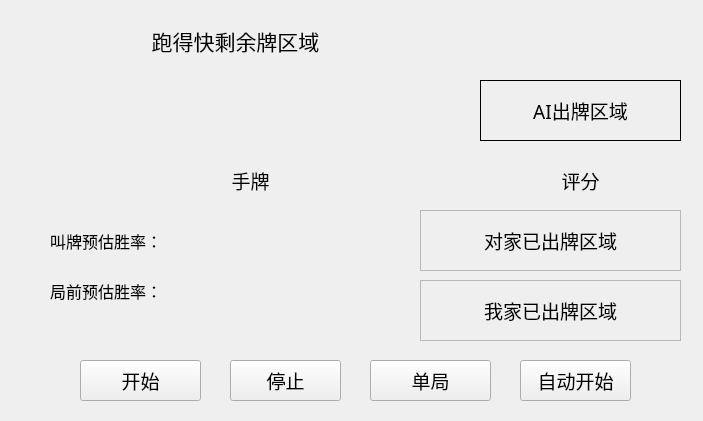
<?xml version="1.0" encoding="UTF-8"?>
<ui version="4.0">
 <class>Form</class>
 <widget class="QWidget" name="Form">
  <property name="geometry">
   <rect>
    <x>0</x>
    <y>0</y>
    <width>703</width>
    <height>421</height>
   </rect>
  </property>
  <property name="font">
   <font>
    <family>Arial</family>
    <pointsize>9</pointsize>
    <weight>75</weight>
    <italic>false</italic>
    <bold>true</bold>
   </font>
  </property>
  <property name="windowTitle">
   <string>Hi</string>
  </property>
  <property name="windowOpacity">
   <double>1.000000000000000</double>
  </property>
  <widget class="QLabel" name="WinRate">
   <property name="geometry">
    <rect>
     <x>480</x>
     <y>150</y>
     <width>201</width>
     <height>61</height>
    </rect>
   </property>
   <property name="font">
    <font>
     <family>等线</family>
     <pointsize>14</pointsize>
     <weight>50</weight>
     <italic>false</italic>
     <bold>false</bold>
    </font>
   </property>
   <property name="text">
    <string>评分</string>
   </property>
   <property name="alignment">
    <set>Qt::AlignCenter</set>
   </property>
  </widget>
  <widget class="QPushButton" name="InitCard">
   <property name="geometry">
    <rect>
     <x>80</x>
     <y>360</y>
     <width>121</width>
     <height>41</height>
    </rect>
   </property>
   <property name="font">
    <font>
     <family>等线</family>
     <pointsize>14</pointsize>
     <weight>50</weight>
     <italic>false</italic>
     <bold>false</bold>
    </font>
   </property>
   <property name="styleSheet">
    <string notr="true"/>
   </property>
   <property name="text">
    <string>开始</string>
   </property>
  </widget>
  <widget class="QLabel" name="UserHandCards">
   <property name="geometry">
    <rect>
     <x>40</x>
     <y>160</y>
     <width>421</width>
     <height>41</height>
    </rect>
   </property>
   <property name="font">
    <font>
     <family>等线</family>
     <pointsize>14</pointsize>
     <weight>50</weight>
     <italic>false</italic>
     <bold>false</bold>
    </font>
   </property>
   <property name="text">
    <string>手牌</string>
   </property>
   <property name="alignment">
    <set>Qt::AlignCenter</set>
   </property>
  </widget>
  <widget class="QFrame" name="LPlayer">
   <property name="geometry">
    <rect>
     <x>420</x>
     <y>210</y>
     <width>261</width>
     <height>61</height>
    </rect>
   </property>
   <property name="font">
    <font>
     <family>等线</family>
     <pointsize>9</pointsize>
     <weight>50</weight>
     <italic>false</italic>
     <bold>false</bold>
    </font>
   </property>
   <property name="frameShape">
    <enum>QFrame::StyledPanel</enum>
   </property>
   <property name="frameShadow">
    <enum>QFrame::Raised</enum>
   </property>
   <widget class="QLabel" name="LPlayedCard">
    <property name="geometry">
     <rect>
      <x>0</x>
      <y>0</y>
      <width>261</width>
      <height>61</height>
     </rect>
    </property>
    <property name="font">
     <font>
      <family>等线</family>
      <pointsize>14</pointsize>
      <weight>50</weight>
      <italic>false</italic>
      <bold>false</bold>
     </font>
    </property>
    <property name="text">
     <string>对家已出牌区域</string>
    </property>
    <property name="alignment">
     <set>Qt::AlignCenter</set>
    </property>
   </widget>
  </widget>
  <widget class="QFrame" name="RPlayer">
   <property name="geometry">
    <rect>
     <x>420</x>
     <y>280</y>
     <width>261</width>
     <height>61</height>
    </rect>
   </property>
   <property name="font">
    <font>
     <family>等线</family>
     <pointsize>16</pointsize>
     <weight>50</weight>
     <italic>false</italic>
     <bold>false</bold>
    </font>
   </property>
   <property name="frameShape">
    <enum>QFrame::StyledPanel</enum>
   </property>
   <property name="frameShadow">
    <enum>QFrame::Raised</enum>
   </property>
   <widget class="QLabel" name="RPlayedCard">
    <property name="geometry">
     <rect>
      <x>0</x>
      <y>0</y>
      <width>261</width>
      <height>61</height>
     </rect>
    </property>
    <property name="font">
     <font>
      <family>等线</family>
      <pointsize>14</pointsize>
      <weight>50</weight>
      <italic>false</italic>
      <bold>false</bold>
     </font>
    </property>
    <property name="text">
     <string>我家已出牌区域</string>
    </property>
    <property name="alignment">
     <set>Qt::AlignCenter</set>
    </property>
   </widget>
  </widget>
  <widget class="QFrame" name="Player">
   <property name="geometry">
    <rect>
     <x>480</x>
     <y>80</y>
     <width>201</width>
     <height>61</height>
    </rect>
   </property>
   <property name="font">
    <font>
     <family>等线</family>
     <pointsize>9</pointsize>
     <weight>50</weight>
     <italic>false</italic>
     <bold>false</bold>
    </font>
   </property>
   <property name="frameShape">
    <enum>QFrame::StyledPanel</enum>
   </property>
   <property name="frameShadow">
    <enum>QFrame::Raised</enum>
   </property>
   <widget class="QLabel" name="PredictedCard">
    <property name="geometry">
     <rect>
      <x>0</x>
      <y>0</y>
      <width>201</width>
      <height>61</height>
     </rect>
    </property>
    <property name="font">
     <font>
      <family>等线</family>
      <pointsize>14</pointsize>
      <weight>50</weight>
      <italic>false</italic>
      <bold>false</bold>
     </font>
    </property>
    <property name="styleSheet">
     <string notr="true"/>
    </property>
    <property name="frameShape">
     <enum>QFrame::Panel</enum>
    </property>
    <property name="lineWidth">
     <number>1</number>
    </property>
    <property name="text">
     <string>AI出牌区域</string>
    </property>
    <property name="alignment">
     <set>Qt::AlignCenter</set>
    </property>
   </widget>
  </widget>
  <widget class="QLabel" name="ThreeLandlordCards">
   <property name="geometry">
    <rect>
     <x>70</x>
     <y>20</y>
     <width>331</width>
     <height>41</height>
    </rect>
   </property>
   <property name="font">
    <font>
     <family>等线</family>
     <pointsize>16</pointsize>
     <weight>50</weight>
     <italic>false</italic>
     <bold>false</bold>
    </font>
   </property>
   <property name="text">
    <string>跑得快剩余牌区域</string>
   </property>
   <property name="alignment">
    <set>Qt::AlignCenter</set>
   </property>
  </widget>
  <widget class="QPushButton" name="Stop">
   <property name="geometry">
    <rect>
     <x>230</x>
     <y>360</y>
     <width>111</width>
     <height>41</height>
    </rect>
   </property>
   <property name="font">
    <font>
     <family>等线</family>
     <pointsize>14</pointsize>
     <weight>50</weight>
     <italic>false</italic>
     <bold>false</bold>
    </font>
   </property>
   <property name="styleSheet">
    <string notr="true"/>
   </property>
   <property name="text">
    <string>停止</string>
   </property>
  </widget>
  <widget class="QPushButton" name="SwitchMode">
   <property name="geometry">
    <rect>
     <x>370</x>
     <y>360</y>
     <width>121</width>
     <height>41</height>
    </rect>
   </property>
   <property name="font">
    <font>
     <family>等线</family>
     <pointsize>14</pointsize>
     <weight>50</weight>
     <italic>false</italic>
     <bold>false</bold>
    </font>
   </property>
   <property name="styleSheet">
    <string notr="true"/>
   </property>
   <property name="text">
    <string>单局</string>
   </property>
  </widget>
  <widget class="QPushButton" name="AutoStart">
   <property name="geometry">
    <rect>
     <x>520</x>
     <y>360</y>
     <width>111</width>
     <height>41</height>
    </rect>
   </property>
   <property name="font">
    <font>
     <family>等线</family>
     <pointsize>14</pointsize>
     <weight>50</weight>
     <italic>false</italic>
     <bold>false</bold>
    </font>
   </property>
   <property name="styleSheet">
    <string notr="true"/>
   </property>
   <property name="text">
    <string>自动开始</string>
   </property>
  </widget>
  <widget class="QLabel" name="BidWinrate">
   <property name="geometry">
    <rect>
     <x>50</x>
     <y>220</y>
     <width>241</width>
     <height>41</height>
    </rect>
   </property>
   <property name="font">
    <font>
     <family>等线</family>
     <pointsize>12</pointsize>
     <weight>50</weight>
     <italic>false</italic>
     <bold>false</bold>
    </font>
   </property>
   <property name="text">
    <string>叫牌预估胜率：</string>
   </property>
  </widget>
  <widget class="QLabel" name="PreWinrate">
   <property name="geometry">
    <rect>
     <x>50</x>
     <y>270</y>
     <width>241</width>
     <height>41</height>
    </rect>
   </property>
   <property name="font">
    <font>
     <family>等线</family>
     <pointsize>12</pointsize>
     <weight>50</weight>
     <italic>false</italic>
     <bold>false</bold>
    </font>
   </property>
   <property name="text">
    <string>局前预估胜率：</string>
   </property>
  </widget>
 </widget>
 <resources/>
 <connections>
  <connection>
   <sender>InitCard</sender>
   <signal>clicked()</signal>
   <receiver>Form</receiver>
   <slot>init_cards()</slot>
   <hints>
    <hint type="sourcelabel">
     <x>200</x>
     <y>360</y>
    </hint>
    <hint type="destinationlabel">
     <x>250</x>
     <y>292</y>
    </hint>
   </hints>
  </connection>
  <connection>
   <sender>Stop</sender>
   <signal>clicked()</signal>
   <receiver>Form</receiver>
   <slot>stop()</slot>
   <hints>
    <hint type="sourcelabel">
     <x>230</x>
     <y>360</y>
    </hint>
    <hint type="destinationlabel">
     <x>233</x>
     <y>220</y>
    </hint>
   </hints>
  </connection>
  <connection>
   <sender>SwitchMode</sender>
   <signal>clicked()</signal>
   <receiver>Form</receiver>
   <slot>switch_mode()</slot>
   <hints>
    <hint type="sourcelabel">
     <x>472</x>
     <y>366</y>
    </hint>
    <hint type="destinationlabel">
     <x>480</x>
     <y>277</y>
    </hint>
   </hints>
  </connection>
  <connection>
   <sender>AutoStart</sender>
   <signal>clicked()</signal>
   <receiver>Form</receiver>
   <slot>beforeStart()</slot>
   <hints>
    <hint type="sourcelabel">
     <x>613</x>
     <y>372</y>
    </hint>
    <hint type="destinationlabel">
     <x>646</x>
     <y>291</y>
    </hint>
   </hints>
  </connection>
 </connections>
 <slots>
  <slot>init_cards()</slot>
  <slot>start()</slot>
  <slot>stop()</slot>
  <slot>switch_mode()</slot>
  <slot>beforeStart()</slot>
 </slots>
</ui>
